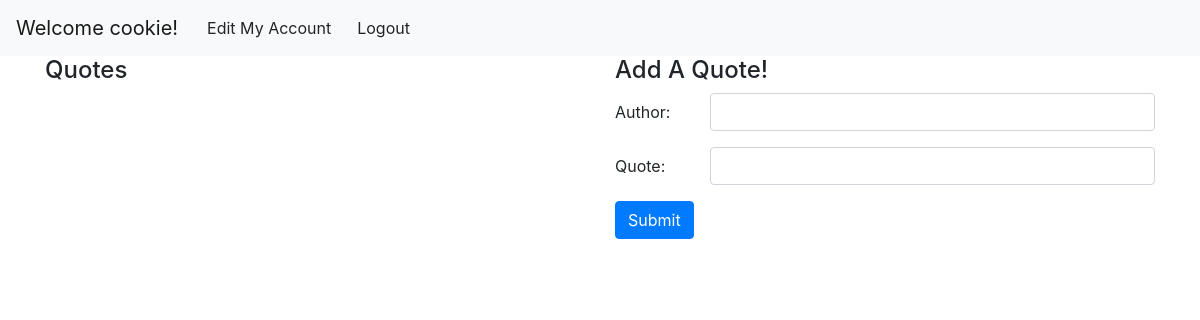
/dashboard (signed in), run on an earlier commit of the app's database.
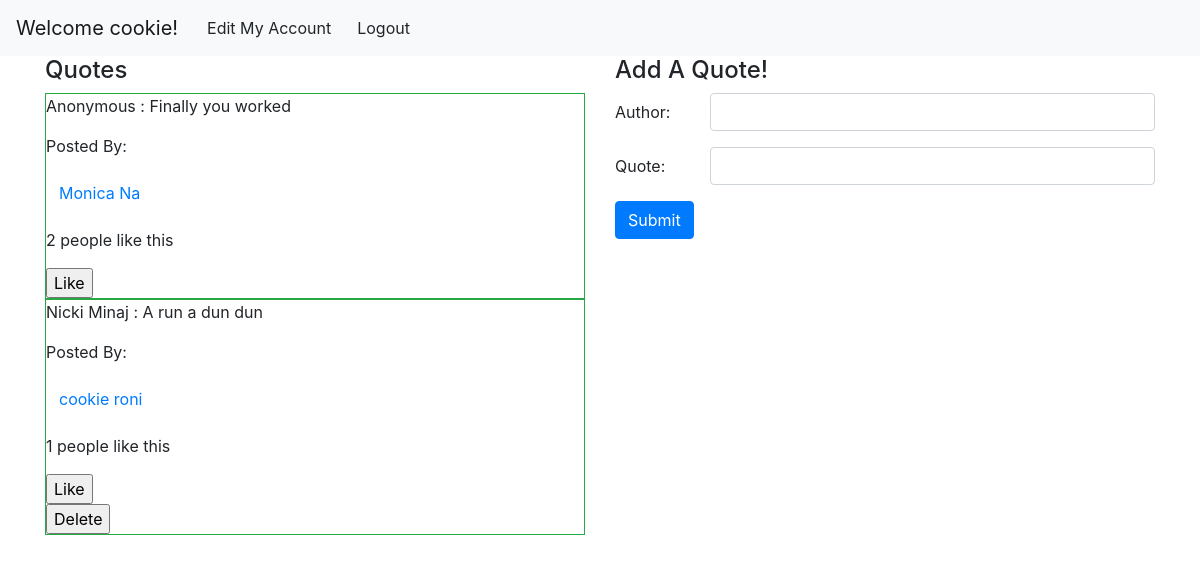
And on a later commit of the database.
### models.py (models this page shows, shortened)
class User(db.Model):
    id = db.Column(db.Integer, primary_key=True)
    first_name = db.Column(db.String(255))
    last_name = db.Column(db.String(255))
    email = db.Column(db.String(255), unique=True)
    password = db.Column(db.String(60))
    created_at = db.Column(db.DateTime, server_default=func.now())
    updated_at = db.Column(db.DateTime, server_default=func.now(), onupdate=func.now())

class Quote(db.Model):
    id = db.Column(db.Integer, primary_key=True)
    user_id = db.Column(db.Integer, db.ForeignKey('user.id'))
    posted_by = db.relationship('User', foreign_keys=[user_id], backref='user_quotes', cascade='all')
    author_of_quote = db.Column(db.String(255))
    quote_content = db.Column(db.String(255))
    created_at = db.Column(db.DateTime, server_default=func.now())
    updated_at = db.Column(db.DateTime, server_default=func.now(), onupdate=func.now())

### controller_functions.py (the view)
def dashboard():
    try:
        login_name = session["first_name"]
    except:
        flash("Please login or register to continue.")
        return redirect("/")
    first_name = session["first_name"]
    last_name = session["last_name"]
    login_id = session["user_id"]
    all_quotes = db.session.query(Quote, User).filter(Quote.user_id == User.id).all()
    count_likes = Like.query.all()
    return render_template("dashboard.html", login_name = login_name, login_id = login_id, all_quotes = all_quotes, first_name = first_name, last_name = last_name, count_likes = count_likes)

### templates/dashboard.html (shortened to what this page needs)
<!DOCTYPE html>
<html lang="en">
<head>
    <link rel="stylesheet" href="https://stackpath.bootstrapcdn.com/bootstrap/4.3.1/css/bootstrap.min.css">
</head>
<body>
    <nav class="navbar navbar-expand-lg navbar-light bg-light">
        <a class="navbar-brand" href="#">Welcome {{ login_name }}!</a>
        <div class="collapse navbar-collapse" id="navbarNav">
            <ul class="navbar-nav">
            <li class="nav-item active">
                <form action="/myaccount/{{ login_id }}" method="POST">
                    <button class="btn btn-light">Edit My Account</button>
                </form>
            </li>
            <li class="nav-item active">
                <form action="/logout" method="POST">
                    <button class="btn btn-light">Logout</button>
                </form>
            </li>
            </ul>
        </div>
    </nav>
    <div class="container">
        <div class="row">
            <div class="col">
                <h4>Quotes</h4>
                {% for quotes in all_quotes %}
                <div class="border border-success">
                        <p>{{ quotes[0].author_of_quote }} : {{ quotes[0].quote_content }} </p>
                        <p>Posted By: <form action="/user/{{ quotes[1].id }}" method="POST"><button class="btn btn-link">{{ quotes[1].first_name }} {{ quotes[1].last_name }}</button></form></p>
                        {% set g = []%}
                        <p>{{ g|length }} people like this</p>
                        <form action="/like_quote" method="POST">
                            <input type="submit" class="insidequote" value="Like">
                        </form>
                        {% if quotes[1].id == login_id %}
                            <form action="/delete_quote" method="POST">
                                <input type="submit" class="insidequote" value="Delete">
                            </form>
                        {% endif %}
                    </div>
                {% endfor %}
            </div>
            <div class="col">
                <h4>Add A Quote!</h4>
                <form action="/add_quote" method="POST">
                    <div class="form-group row">
                        <label for="inputQuote" class="col-sm-2 col-form-label">Author:</label>
                        <div class="col-sm-10">
                        <input type="text" class="form-control" name="author_of_quote">
                        </div>
                    </div>
                    <div class="form-group row">
                        <label for="inputQuote" class="col-sm-2 col-form-label">Quote:</label>
                        <div class="col-sm-10">
                        <input type="text" class="form-control" name="quote_content">
                        </div>
                    </div>
                    <div class="form-group row">
                        <div class="col-sm-10">
                        <button type="submit" class="btn btn-primary">Submit</button>
                        </div>
                    </div>
                </form>
            </div>
        </div>
    </div>
</body>
</html>

What changed in the data, as far as the page shows it:
now on this page (row unchanged): User: first_name "cookie"
added Quote: author_of_quote "Anonymous", quote_content "Finally you worked", first_name "Monica", last_name "Na", g "2"
added Quote: author_of_quote "Nicki Minaj", quote_content "A run a dun dun", first_name "cookie", last_name "roni", g "1"
Also different on the page:
{{ login_name }}: "cookie" → (not shown)
